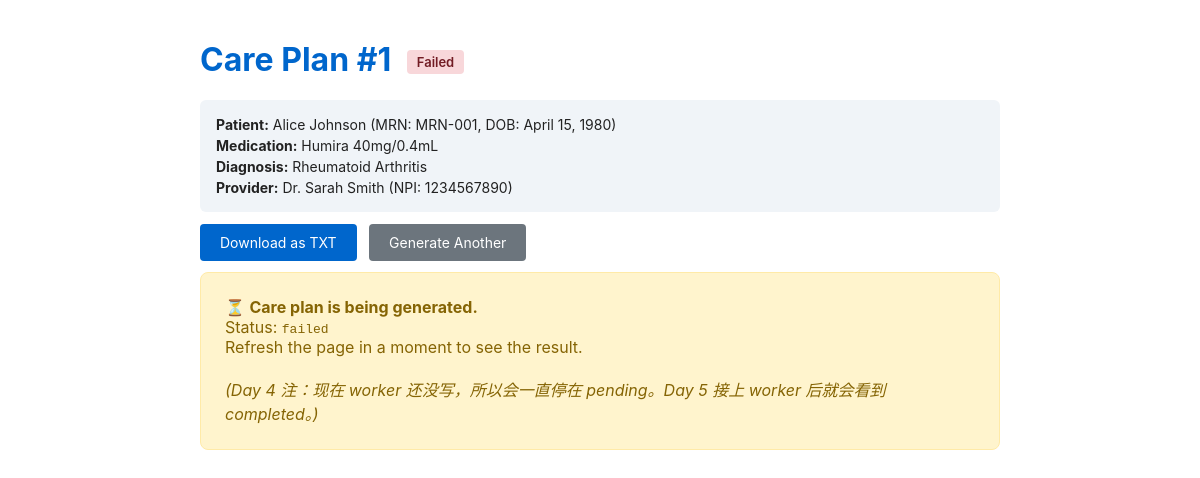
The page /care-plans/1/ on the database its author committed.
### care_plan/models.py (models this page shows, shortened)
class CarePlan(models.Model):
    class Status(models.TextChoices):
        PENDING = "pending"
        PROCESSING = "processing"
        COMPLETED = "completed"
        FAILED = "failed"
    order = models.ForeignKey(Order, on_delete=models.CASCADE, related_name="care_plans")
    content = models.TextField(blank=True)
    status = models.CharField(max_length=20, choices=Status.choices, default=Status.PENDING)
    created_at = models.DateTimeField(auto_now_add=True)
    updated_at = models.DateTimeField(auto_now=True)

class Order(models.Model):
    patient = models.ForeignKey(Patient, on_delete=models.CASCADE, related_name="orders")
    provider = models.ForeignKey(Provider, on_delete=models.CASCADE, related_name="orders")
    medication = models.CharField(max_length=200)
    diagnosis = models.CharField(max_length=500)
    medical_record = models.TextField()
    created_at = models.DateTimeField(auto_now_add=True)
    updated_at = models.DateTimeField(auto_now=True)

class Patient(models.Model):
    name = models.CharField(max_length=200)
    mrn = models.CharField(max_length=50, unique=True)
    dob = models.DateField()
    created_at = models.DateTimeField(auto_now_add=True)
    updated_at = models.DateTimeField(auto_now=True)

class Provider(models.Model):
    name = models.CharField(max_length=200)
    npi = models.CharField(max_length=10, unique=True)
    created_at = models.DateTimeField(auto_now_add=True)
    updated_at = models.DateTimeField(auto_now=True)

### care_plan/views.py (the view)
# urls.py: path('care-plans/<int:care_plan_id>/', views.care_plan_detail, name='care_plan_detail'),
def care_plan_detail(request, care_plan_id):
    care_plan = get_object_or_404(
        CarePlan.objects.select_related('order__patient', 'order__provider'),
        pk=care_plan_id,
    )
    return render(request, 'result.html', {'care_plan': care_plan})

### templates/result.html (shortened to what this page needs)
<!DOCTYPE html>
<html>
<head>
</head>
<body>
    <h1>
        Care Plan #{{ care_plan.id }}
        <span class="status status-{{ care_plan.status }}">{{ care_plan.get_status_display }}</span>
    </h1>
    <div class="meta">
        <p><strong>Patient:</strong> {{ care_plan.order.patient.name }} (MRN: {{ care_plan.order.patient.mrn }}, DOB: {{ care_plan.order.patient.dob }})</p>
        <p><strong>Medication:</strong> {{ care_plan.order.medication }}</p>
        <p><strong>Diagnosis:</strong> {{ care_plan.order.diagnosis }}</p>
        <p><strong>Provider:</strong> {{ care_plan.order.provider.name }} (NPI: {{ care_plan.order.provider.npi }})</p>
    </div>
    <div class="actions">
        <a href="/care-plans/{{ care_plan.id }}/download/">Download as TXT</a>
        <a href="/" class="secondary">Generate Another</a>
    </div>
    {% if care_plan.status == 'completed' %}
        <div class="care-plan">{{ care_plan.content }}</div>
    {% else %}
        <div class="pending-notice">
            ⏳ <strong>Care plan is being generated.</strong><br>
            Status: <code>{{ care_plan.status }}</code><br>
            Refresh the page in a moment to see the result.
            <br><br>
            <em>(Day 4 注：现在 worker 还没写，所以会一直停在 pending。Day 5 接上 worker 后就会看到 completed。)</em>
        </div>
    {% endif %}
</body>
</html>

### templates/result.html (style rules this page uses)
body { font-family: -apple-system, BlinkMacSystemFont, sans-serif; max-width: 800px; margin: 40px auto; padding: 0 20px; color: #222; }
h1 { color: #0066cc; }
.status { display: inline-block; padding: 4px 10px; border-radius: 4px; font-size: 13px; font-weight: 600; margin-left: 8px; vertical-align: middle; }
.status-failed { background: #f8d7da; color: #721c24; }
.meta { background: #f0f4f8; padding: 12px 16px; border-radius: 6px; font-size: 14px; }
.meta p { margin: 4px 0; }
.pending-notice { background: #fff4cd; padding: 24px; border-radius: 8px; margin-top: 16px; border: 1px solid #ffeaa7; color: #856404; }
.actions { margin: 20px 0; }
.actions a { padding: 10px 20px; background: #0066cc; color: white; text-decoration: none; border-radius: 4px; margin-right: 8px; font-size: 14px; }
.actions a.secondary { background: #6c757d; }

### rows shown on the page
CarePlan: id "1", status "Failed", order.patient.name "Alice Johnson", order.patient.mrn "MRN-001", order.patient.dob "April 15, 1980", order.medication "Humira 40mg/0.4mL", order.diagnosis "Rheumatoid Arthritis", order.provider.name "Dr. Sarah Smith", order.provider.npi "1234567890", status "failed"
